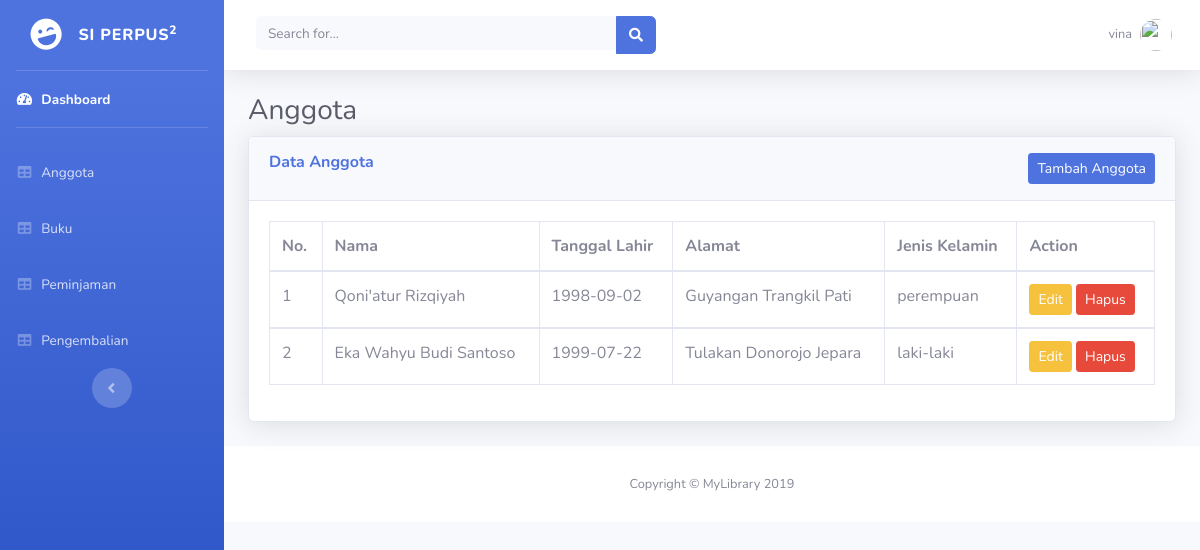
Page /index.php?page=anggota (signed in) on the committed database.
### tables this page shows
CREATE TABLE `anggota` (
  `id_anggota` int(20) NOT NULL,
  `nama` varchar(30) NOT NULL,
  `tanggal_lahir` date NOT NULL,
  `alamat` varchar(50) NOT NULL,
  `jenkel` varchar(10) NOT NULL
);

### page/anggota.php (the view)
<div class="container-fluid">
    <h1 class="h3 mb-2 text-gray-800">Anggota</h1>
    <div class="card shadow mb-4">
        <div class="card-header py-3">
            <h6 class="m-0 font-weight-bold text-primary">Data Anggota
            <a href="index.php?page=tambahanggota" class="btn btn-primary btn-sm float-right m-0">Tambah Anggota</a></h6>
        </div>
        <div class="card-body">
            <div class="table-responsive">
                <table class="table table-bordered" width="100%" cellspacing="0">
                    <thead>
                        <tr>
                            <th>No.</th>
                            <th>Nama</th>
                            <th>Tanggal Lahir</th>
                            <th>Alamat</th>
                            <th>Jenis Kelamin</th>
                            <th>Action</th>
                        </tr>
                    </thead>
                    <?php
                        $no     = 1;
                        $query  = mysqli_query($con, "SELECT * FROM anggota");
                        while($data = mysqli_fetch_array($query)){
                            ?>
                    <tbody>
                        <tr>
                            <td><?php echo $no++; ?></td>
                            <td><?php echo $data['nama']; ?></td>
                            <td><?php echo $data['tanggal_lahir']; ?></td>
                            <td><?php echo $data['alamat']; ?></td>
                            <td><?php echo $data['jenkel']; ?></td>
                            <td>
                                <a href="index.php?page=editanggota&id=<?php echo $data['id_anggota']; ?>" class="btn btn-warning btn-sm">Edit</a>
                                <a href="page/hapusanggota.php" class="btn btn-danger btn-sm">Hapus</a>
                            </td>
                        </tr>
                    </tbody>
                    <?php
                        }
                    ?>
                </table>
            </div>
        </div>
    </div>
</div>

### rows in the picture
anggota: nama "Qoni'atur Rizqiyah", tanggal_lahir "1998-09-02", alamat "Guyangan Trangkil Pati", jenkel "perempuan"
anggota: nama "Eka Wahyu Budi Santoso", tanggal_lahir "1999-07-22", alamat "Tulakan Donorojo Jepara", jenkel "laki-laki"

### other values in the picture
$_SESSION['username'] "vina"
